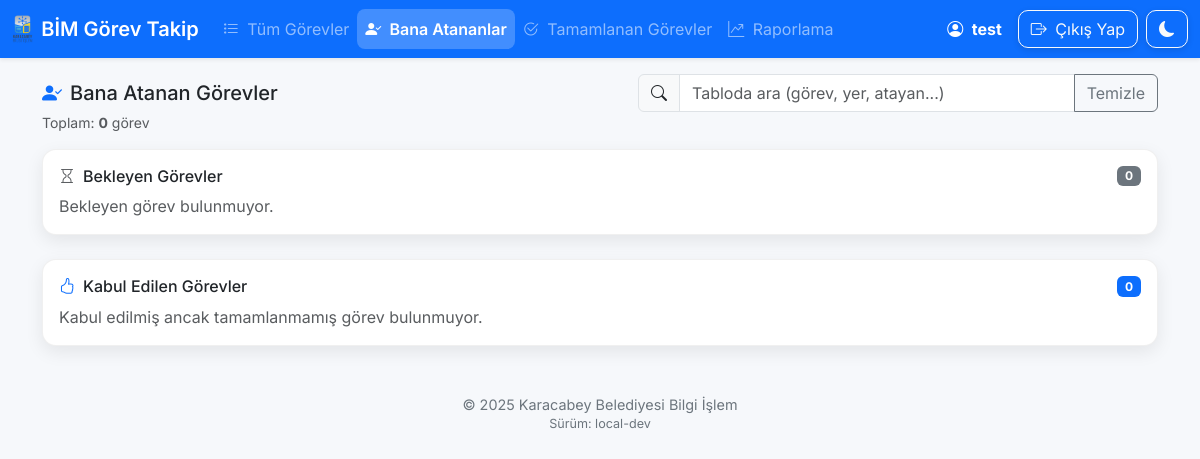
Page /assigned_tasks (signed in) on the earlier database version.
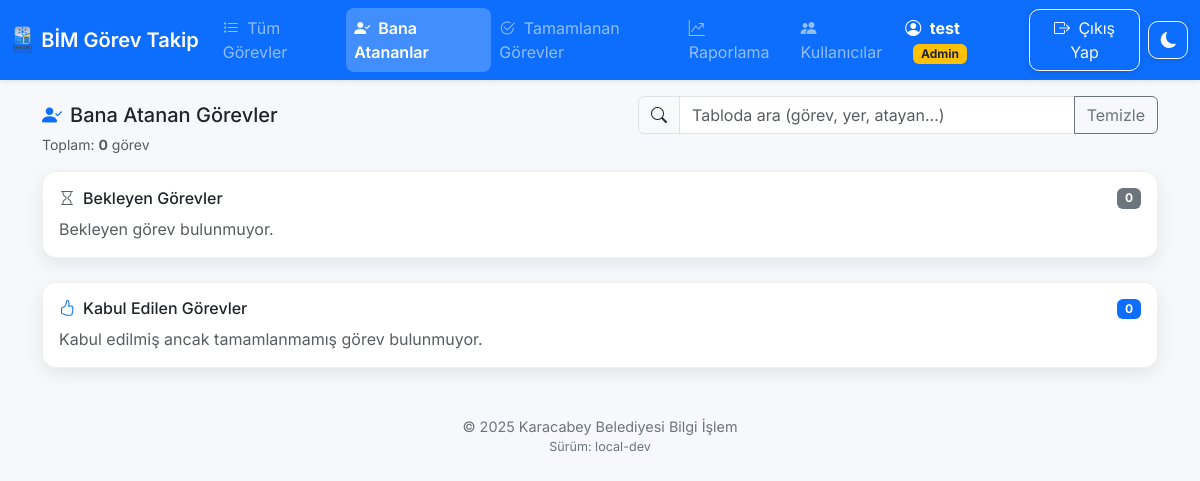
Same page on the later database version.
### app.py (the view)
@app.route('/assigned_tasks')
def assigned_tasks():
    if 'user_id' not in session: return redirect(url_for('login'))
    user_id = session['user_id']
    tasks = Task.query.filter_by(assigned_to=user_id, completed="Hayir").order_by(Task.id.desc()).all()
    return render_template('assigned_tasks.html', tasks=tasks, current_user=user_id)

### app.py (called while the page is built, shortened)
@app.context_processor
def inject_globals():
    return {"config": app.config}

def _user_flag_cols_exist() -> bool:
    try:
        insp = inspect(db.engine)
        cols = {c["name"] for c in insp.get_columns("users")}
        return "is_active" in cols and "must_change_password" in cols
    except Exception:
        return False

@app.before_request
def refresh_role():
    uid = session.get("user_id")
    if not uid:
        return
    try:
        u = User.query.get(uid)
        if u:
            session["role"] = u.role
            session["username"] = u.username
    except (OperationalError, ProgrammingError):
        return

### templates/assigned_tasks.html (shortened to what the changed rows need)
{% extends 'base.html' %}
{% from '_macros.html' import status_badge %}

### templates/base.html (shortened to what this page needs)
<!DOCTYPE html>
<html lang="tr">
<head>
  <link href="https://cdn.jsdelivr.net/npm/bootstrap@5.3.0/dist/css/bootstrap.min.css" rel="stylesheet" />
  <link href="https://cdn.jsdelivr.net/npm/bootstrap-icons@1.10.5/font/bootstrap-icons.css" rel="stylesheet" />
  <link href="{{ url_for('static', filename='css/ui.css') }}" rel="stylesheet">
</head>
<body class="bg-app">
<nav class="navbar navbar-expand-lg navbar-dark bg-primary mb-3 sticky-top shadow-sm">
  <div class="container-fluid">
    <a class="navbar-brand d-flex align-items-center gap-2" href="{{ url_for('dashboard') }}">
      <img src="{{ url_for('static', filename='images/karacabey-logo.png') }}" alt="Karacabey Belediyesi" height="32" class="d-inline-block align-text-top" />
      <span class="fw-semibold">BİM Görev Takip</span>
    </a>
    {% if session.get('user_id') %}
      <div class="collapse navbar-collapse" id="navbarNav">
        <ul class="navbar-nav me-auto mb-2 mb-lg-0">
          <li class="nav-item">
            <a class="nav-link nav-link-modern {{ 'active' if (request.endpoint|default('') == 'dashboard') else '' }}"
               href="{{ url_for('dashboard') }}">
              <i class="bi bi-list-task me-1"></i> Tüm Görevler
            </a>
          </li>
          <li class="nav-item">
            <a class="nav-link nav-link-modern {{ 'active' if (request.endpoint|default('') == 'assigned_tasks') else '' }}"
               href="{{ url_for('assigned_tasks') }}">
              <i class="bi bi-person-check-fill me-1"></i> Bana Atananlar
            </a>
          </li>
          <li class="nav-item">
            <a class="nav-link nav-link-modern {{ 'active' if (request.endpoint|default('') == 'completed_tasks') else '' }}"
               href="{{ url_for('completed_tasks') }}">
              <i class="bi bi-check2-circle me-1"></i> Tamamlanan Görevler
            </a>
          </li>
          <li class="nav-item">
            <a class="nav-link nav-link-modern {{ 'active' if (request.endpoint|default('') == 'report') else '' }}"
               href="{{ url_for('report') }}">
              <i class="bi bi-graph-up-arrow me-1"></i> Raporlama
            </a>
          </li>
          {% if session.get('role') == 'admin' %}
          <li class="nav-item">
            <a class="nav-link nav-link-modern {{ 'active' if (request.endpoint|default('') == 'admin_users') else '' }}"
               href="{{ url_for('admin_users') }}">
              <i class="bi bi-people-fill me-1"></i> Kullanıcılar
            </a>
          </li>
          {% endif %}
        </ul>
        <div class="d-flex align-items-center gap-2">
          {% if session.get('username') %}
            <span class="navbar-text text-white me-2">
              <i class="bi bi-person-circle me-1"></i>
              <strong>{{ session['username'] }}</strong>
              {% if session.get('role') == 'admin' %}
                <span class="badge bg-warning text-dark ms-2">Admin</span>
              {% endif %}
            </span>
          {% endif %}
          <a class="btn btn-outline-light btn-elevate ripple-wrap" href="{{ url_for('logout') }}">
            <i class="bi bi-box-arrow-right me-1"></i> Çıkış Yap
          </a>
          <button id="themeToggle" class="btn btn-outline-light btn-elevate ripple-wrap" type="button" aria-label="Tema Değiştir">
          </button>
        </div>
      </div>
    {% endif %}
  </div>
</nav>
<div class="container">
  {% block page_header %}{% endblock %}
</div>
<div class="container my-3">
  {% block content %}{% endblock %}
</div>
<footer class="app-footer text-center py-4 mt-4">
  <div class="container">
    <div>© 2025 Karacabey Belediyesi Bilgi İşlem</div>
    <div class="small">Sürüm: {{ config.get('APP_VERSION', 'local-dev') }}</div>
  </div>
</footer>
</body>
</html>

Differences in the rows shown:
changed User "test": role "user" → "admin" (drawn)
Other differences:
text now shown: "Kullanıcılar Admin"
